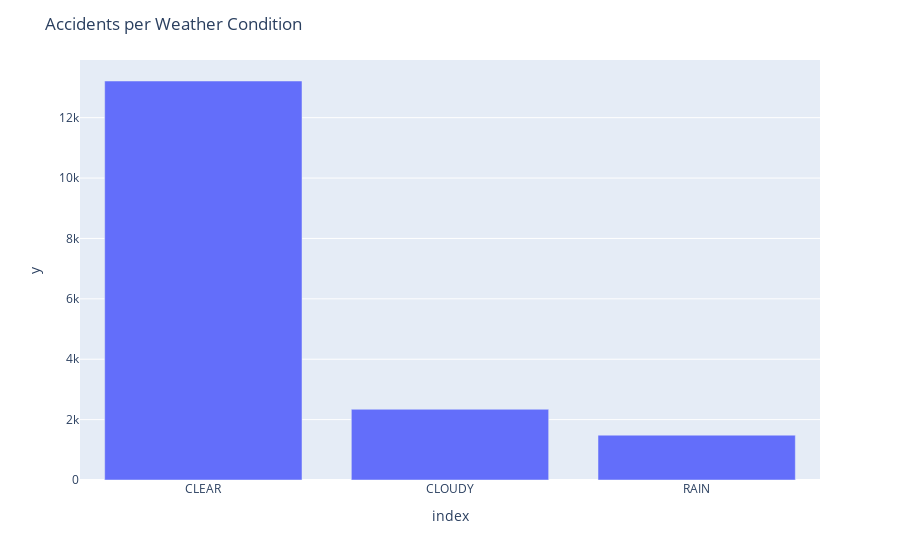

Here is the notebook cell this chart was saved with:
### Code cell
weather_counts = df['WEATHER'].value_counts()                 
weather_counts = weather_counts.loc[['CLEAR', 'CLOUDY', 'RAIN']]
fig = px.bar(weather_counts, x=weather_counts.index, y=weather_counts.values)
fig.update_layout(title='Accidents per Weather Condition')
fig.show()

### Figure 1 — Plotly figure (JSON) as saved in the notebook; plotly's stock layout.template omitted (floating-point values rounded to 4 significant figures)
{"data": [{"alignmentgroup": "True", "hovertemplate": "index=%{x}<br>y=%{y}<extra></extra>", "legendgroup": "", "marker": {"color": "#636efa", "pattern": {"shape": ""}}, "name": "", "offsetgroup": "", "orientation": "v", "showlegend": false, "textposition": "auto", "type": "bar", "x": ["CLEAR", "CLOUDY", "RAIN"], "xaxis": "x", "y": [13214, 2342, 1485], "yaxis": "y"}], "layout": {"barmode": "relative", "legend": {"tracegroupgap": 0}, "margin": {"t": 60}, "title": {"text": "Accidents per Weather Condition"}, "xaxis": {"anchor": "y", "domain": [0, 1], "title": {"text": "index"}}, "yaxis": {"anchor": "x", "domain": [0, 1], "title": {"text": "y"}}}}
